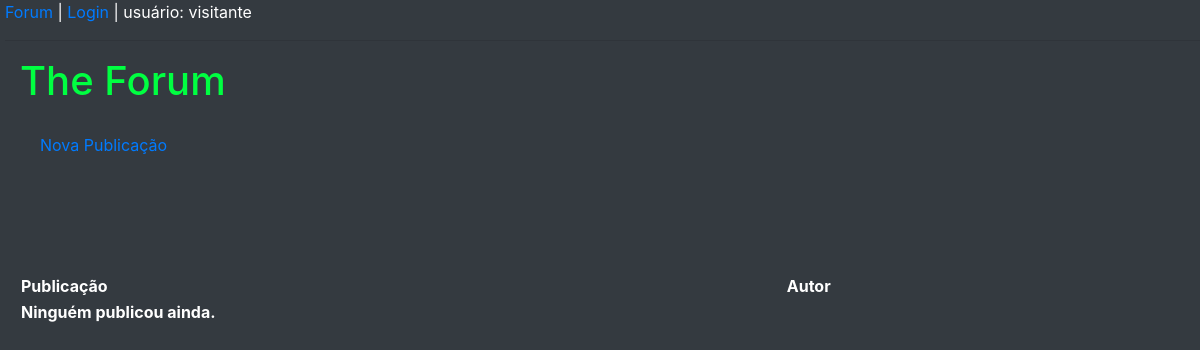
Page /forum/lista/ on the earlier database version.
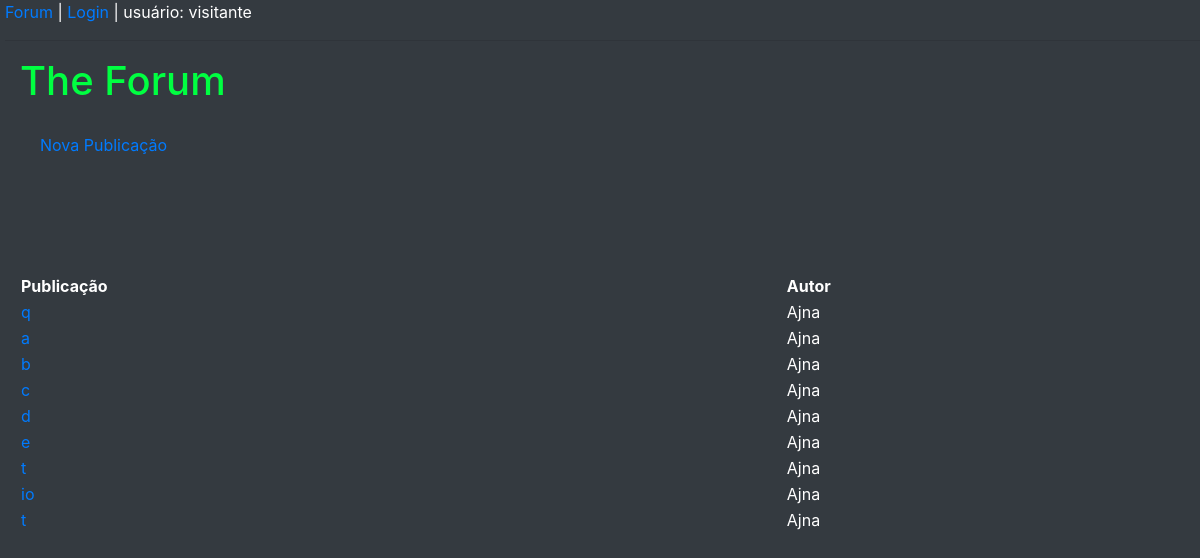
Same page on the later database version.
### forum/models.py (models this page shows, shortened)
class Publicacao(models.Model):
    id = models.AutoField(primary_key=True)
    titulo = models.CharField(
    max_length=100, help_text='Entre com o título:')
    texto = models.CharField(
    max_length=10000, help_text='Digite o texto da publicação:')
    autor = models.ForeignKey(User, on_delete=models.CASCADE,default=None, null=True)
    data_publicacao = models.DateTimeField(auto_now_add=True, blank=True, null=True)

### forum/views.py (the view)
# urls.py: path('lista/', views.PublicacaoListView.as_view(),
class PublicacaoListView(View):
    def get(self, request, *args, **kwargs):
        publicacoes = Publicacao.objects.all()
        contexto = { 'publicacoes': publicacoes, 'user':request.user}
        return render(
                request,
                'listaPublicacoes.html',
                contexto)

### forum/templates/listaPublicacoes.html (shortened to what this page needs)
{% load static %}
<!DOCTYPE html>
<html>
<head>
    <link rel="stylesheet" href="{% static 'forum/css/estilo.css' %}">
    <link rel="stylesheet" href="https://maxcdn.bootstrapcdn.com/bootstrap/4.5.2/css/bootstrap.min.css">
</head>
<body class="bg-dark" style="margin-left: 5px;">
    {% include 'links.html' %}
    <div class="d-flex flex-column justify-content-center justify-items-center" style="margin-left: 15px;">
        <h1 style="color: #00FF41;"> The Forum </h1>
        <a href="{% url 'forum:cria-publicacao' %}" style="margin: 20px; ">
            Nova Publicação
        </a>
        <br> <br> <br> <br>
        <table>
            <tr>
                <th style="color: white;">Publicação</th>
                <th style="color: white;">Autor</th>
                <th></th>
            </tr>
            {% if publicacoes %}
            {% for publicacao in publicacoes %}
            <tr>
                <td>
                    <a href="{% url 'forum:ve-publicacao' pk=publicacao.id %}">{{ publicacao.titulo }}</a>
                </td>
                <td style="color: white;">{{ publicacao.autor }}</td>
                {% if publicacao.autor.username == user.username %}
                <td>
                    <a href="{% url 'forum:atualiza-publicacao' pk=publicacao.id %}">Editar</a>
                    <a style="color: white;"> |</a>
                    <a href="{% url 'forum:apaga-publicacao' pk=publicacao.id %}">Remover</a>
                </td>
                {% else %}
                <td>
                </td>
                {% endif %}
            </tr>
            {% empty %}
            <tr>
                <th style="color: white;" colspan="5">Ninguém publicou ainda.</th>
            </tr>
            {% endfor %}
            {% else %}
            <tr>
                <th style="color: white;" colspan="5">Ninguém publicou ainda.</th>
            </tr>
            {% endif %}
        </table>
    </div>
</body>
</html>

### forum/templates/links.html
{% load static %}
    <a href="{% url 'forum:lista-publicacoes' %}">
    Forum</a>
    <a style="color: white;">|</a>
    {% if user.username  %}
    <a href="{% url 'sec-logout' %}">
        Logout</a>
    {% else %}
    <a href="{% url 'sec-login' %}">
        Login</a>
    {% endif %}
    <a style="color: white;">
        |  usuário: {% firstof user.username "visitante" %}
    </a>
    <hr>

Differences in the rows shown:
added Publicacao: titulo "q", autor "Ajna"
added Publicacao: titulo "a", autor "Ajna"
added Publicacao: titulo "b", autor "Ajna"
added Publicacao: titulo "c", autor "Ajna"
added Publicacao: titulo "d", autor "Ajna"
added Publicacao: titulo "e", autor "Ajna"
added Publicacao: titulo "t", autor "Ajna"
added Publicacao: titulo "io", autor "Ajna"
added Publicacao: titulo "t", autor "Ajna"
Other differences:
text no longer shown: "Ninguém publicou ainda."
